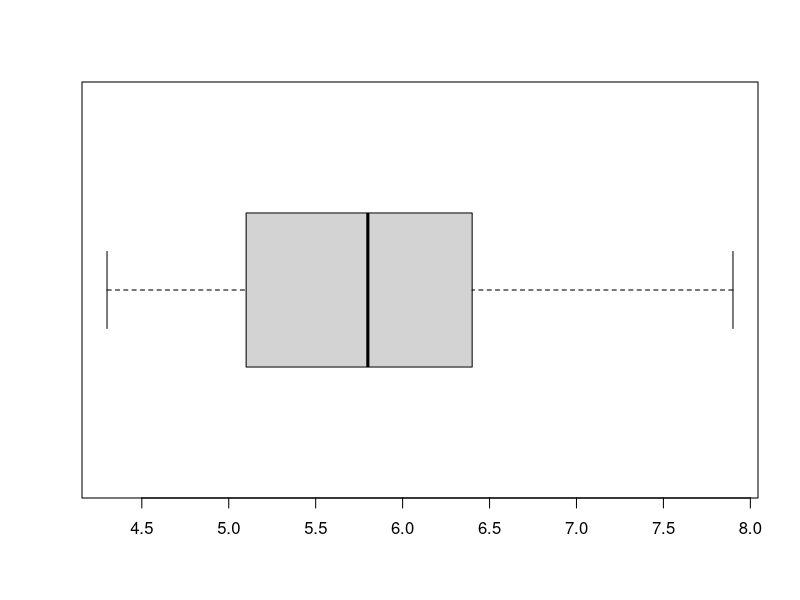
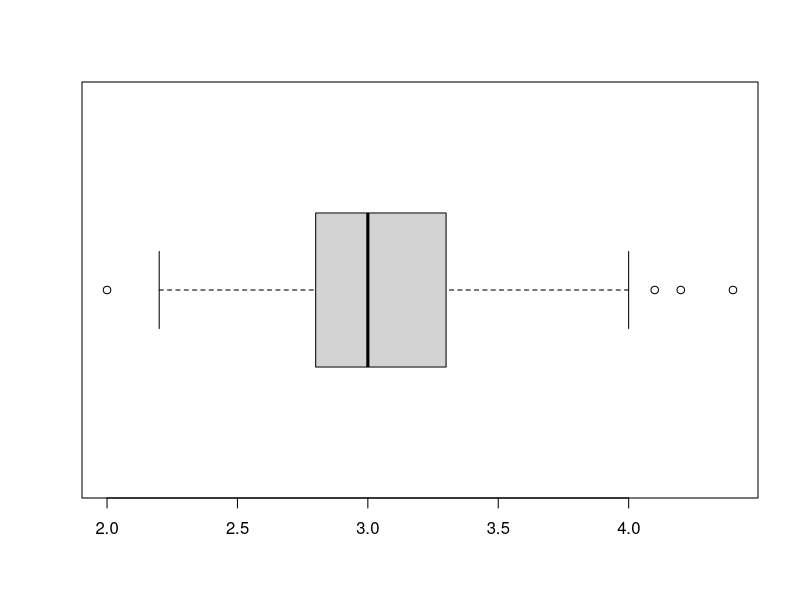
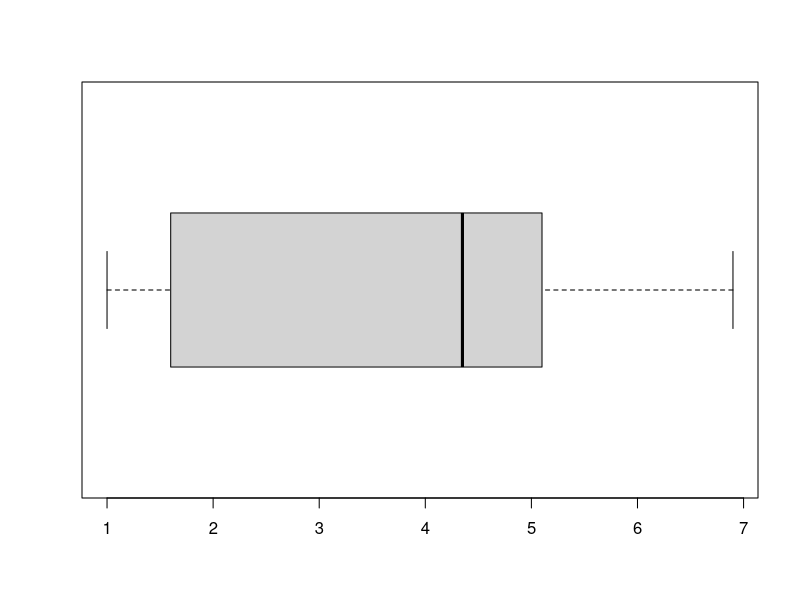
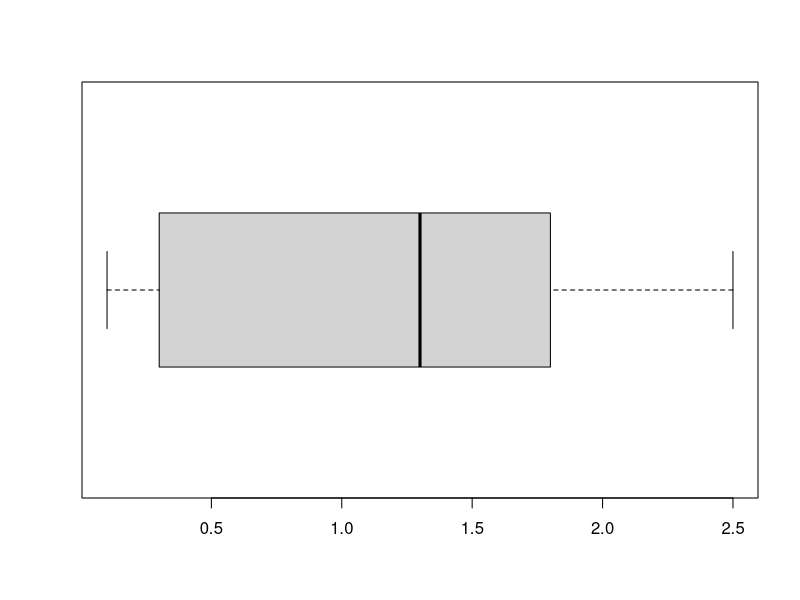
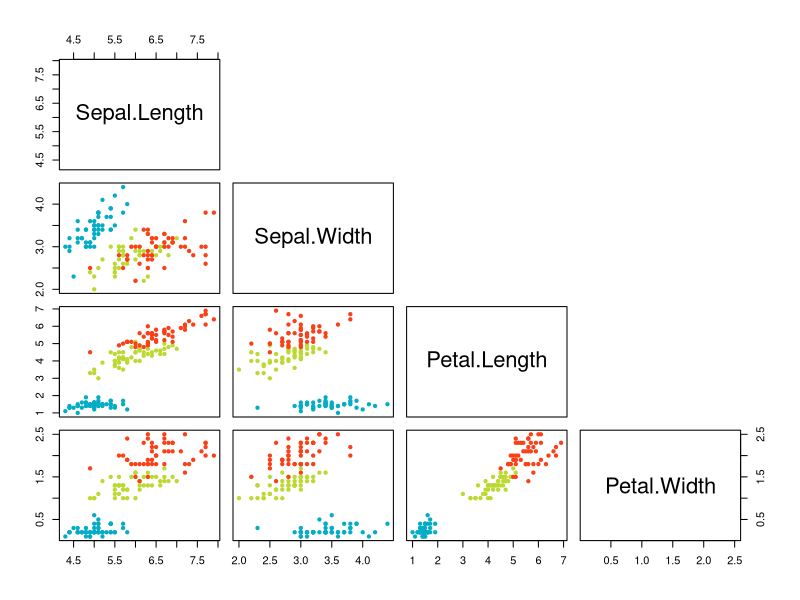
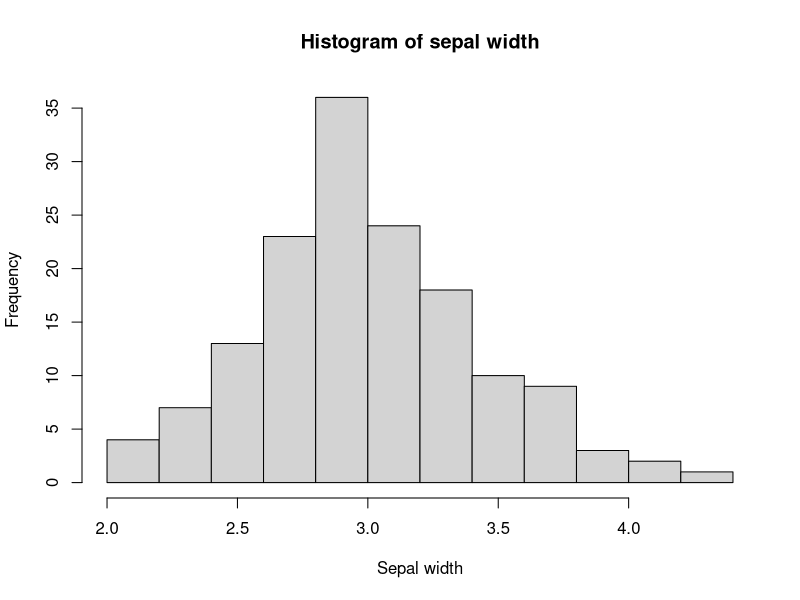
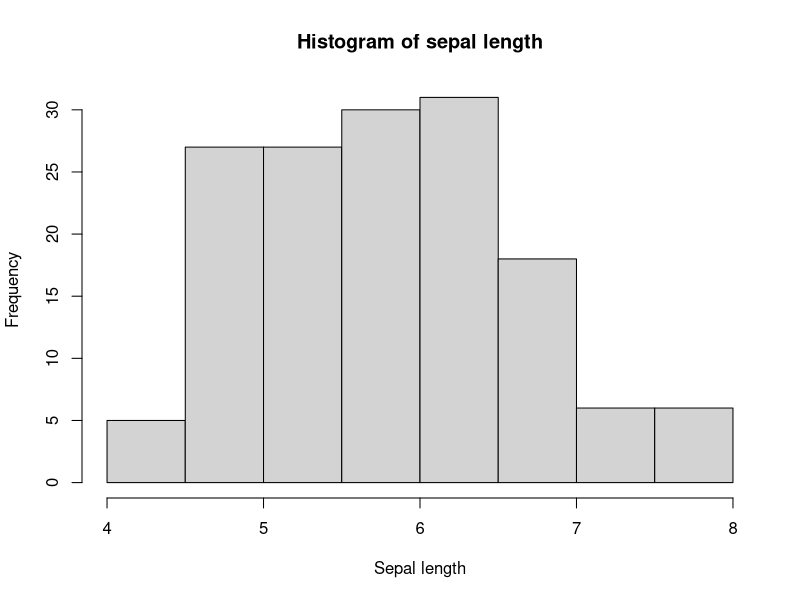
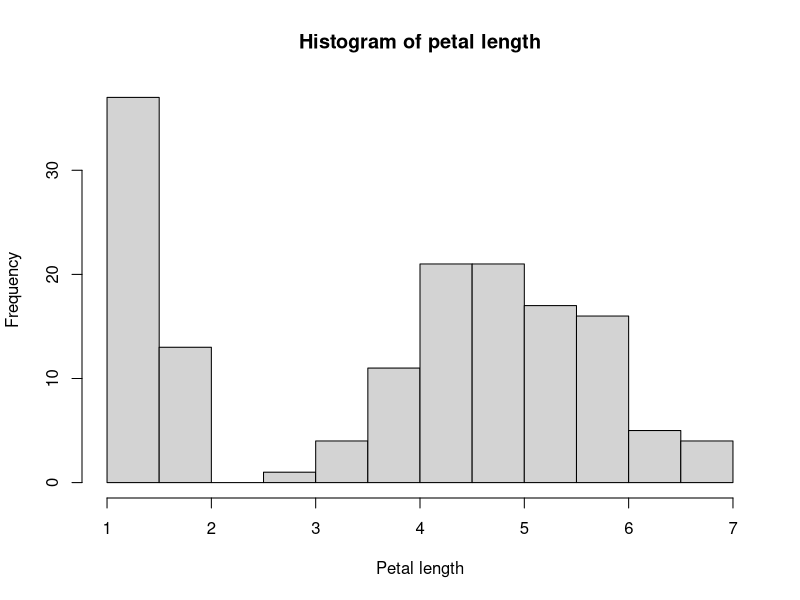

R code for these plots, in order:
## ---- chunk 1
str(iris)
## ---- chunk 2
total_records <- nrow(iris)
## ---- chunk 3
head(iris, 6)
## ---- chunk 4
num.vars <- iris[,1:4]
summary(num.vars)
## ---- chunk 5
boxplot(iris$Sepal.Length, horizontal=TRUE)
## ---- chunk 6
sd_s_l <- sd(iris$Sepal.Length)
## ---- chunk 7
boxplot(iris$Sepal.Width, horizontal=TRUE)
## ---- chunk 8
sd_s_w <- sd(iris$Sepal.Width)
## ---- chunk 9
boxplot(iris$Petal.Length, horizontal=TRUE)
## ---- chunk 10
sd_p_l <- sd(iris$Petal.Length)
## ---- chunk 11
boxplot(iris$Petal.Width, horizontal=TRUE)
## ---- chunk 12
sd_p_w <- sd(iris$Petal.Width)
## ---- chunk 13
  n <- 4
  k <- 2
  max_plots <- factorial(n)/(factorial(k)*factorial(n-k))
## ---- chunk 14
pairs(num.vars,     
      pch = 20,  
      col = c("#04ADC5", "#BBD931", "#FB3F16")[iris$Species] ,
      upper.panel=NULL)
## ---- chunk 15
hist(iris$Sepal.Width, freq=TRUE, main='Histogram of sepal width', xlab='Sepal width')
## ---- chunk 16
hist(iris$Sepal.Length, freq=TRUE, main='Histogram of sepal length', xlab='Sepal length')
## ---- chunk 17
hist(iris$Petal.Length, freq=TRUE, main='Histogram of petal length', xlab='Petal length')
## ---- chunk 18
hist(iris$Petal.Width, freq=TRUE, main='Histogram of Petal width', xlab='Petal width')
## ---- chunk 19
X <- iris$Sepal.Width

X.mean <- mean(X)
## ---- chunk 20
X.sd <- sd(X)
## ---- chunk 21
x.axis <- seq(1, 5, length=150)
y.axis <- dnorm(x.axis, mean=X.mean, sd=X.sd)
plot(x.axis, y.axis, type='l', main="Normal distribution",
  xlab="X", ylab="X ~ N(3.06, 0.44)")
## ---- chunk 22
percent <- function(number){
  return(sprintf("%1.2f%%", number * 100))
}
## ---- chunk 23
p_i <- sum(X > 3)/length(X)
## ---- chunk 24
pn_i <- pnorm(3, mean=X.mean, sd=X.sd, lower.tail=FALSE)
## ---- chunk 25
p_ii <- sum(2.5 < X & X < 3.5)/length(X)
## ---- chunk 26
pn_ii <- (pnorm(3.5, mean=X.mean, sd=X.sd, lower.tail=TRUE) - 
          pnorm(2.5,mean=X.mean, sd=X.sd, lower.tail=TRUE))
## ---- chunk 27
p_iii <- sum(X < 2.5)/length(X)
## ---- chunk 28
pn_iii <- pnorm(2.5, mean=X.mean, sd=X.sd, lower.tail=TRUE)
## ---- chunk 29
plot(X, iris$Petal.Length, pch=19)
## ---- chunk 30
plot(X, iris$Sepal.Length, pch=19)
## ---- chunk 31
plot(iris$Petal.Width, iris$Petal.Length, pch=19)
## ---- chunk 32
plot(iris$Petal.Width, iris$Sepal.Length, pch=19)
## ---- chunk 33
indices <- iris$Petal.Width < 0.8 & iris$Petal.Length < 2.5
species <- unique(iris$Species[indices])
## ---- chunk 34
margin_error <- qnorm(.95)*(X.sd/sqrt(length(X)))
ll_i <- X.mean - margin_error
ul_i <- X.mean + margin_error
## ---- chunk 35
S <- X[indices]
S.mean <- mean(S)
S.sd <- sd(S)
margin_error <- qnorm(.95)*(S.sd/sqrt(length(S)))
ll_ii <- S.mean - margin_error
ul_ii <- S.mean + margin_error
